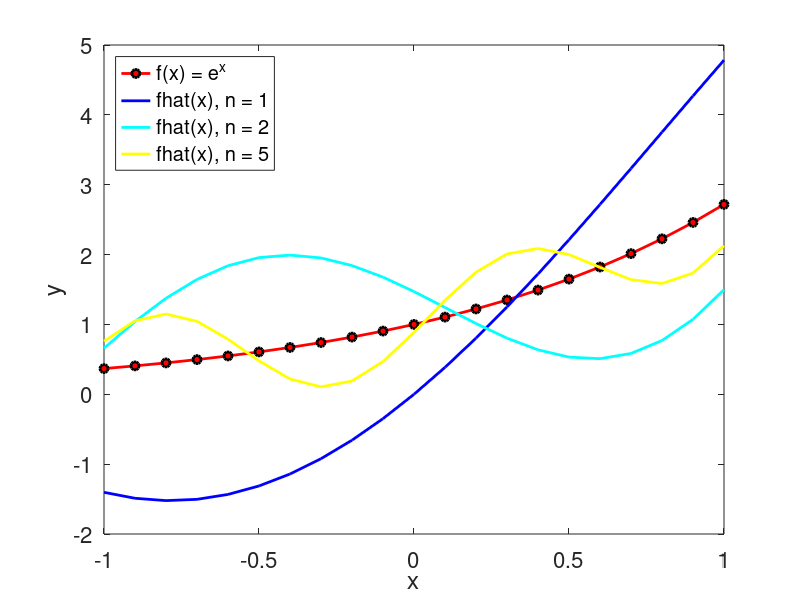

Recreate this plot in MATLAB.
close all; clear; clc;

n = [1, 2, 5];

linestyles = cellstr(char('--','-.',':')); % automate line styles
cc = jet(length(n)); % automate line color

xmin = -1; xmax = 1; dx = 0.1; % domain
x = xmin : dx : xmax;

figure(1)
f = exp(x); % true function
plot(x,f,'-ro','LineWidth',2,'MarkerEdgeColor','k','MarkerFaceColor','r')
hold on
xlabel('x','fontsize',20); ylabel('y','fontsize',20); 
set(gca,'FontSize',16)

for j=1:length(n)
    for k=1:n(j)
        for i=1:length(x)
            term(i,k) = (((-1)^k)/(1 + k^2))*(cos(k*x(i)) - k*sin(k*x(i)));
        end
    end

    TermSum = sum(term,2); % vector of length same as x

    preFactor = (exp(pi) - exp(-pi))/pi; % scalar

    fhat = preFactor*(0.5*ones(length(TermSum),1) + TermSum); % least square approximation

    plot(x,fhat,'color',cc(j,:),'LineWidth',2)
    hold on
end
legend('f(x) = e^x','fhat(x), n = 1','fhat(x), n = 2','fhat(x), n = 5','Location','NorthWest')
hold off
